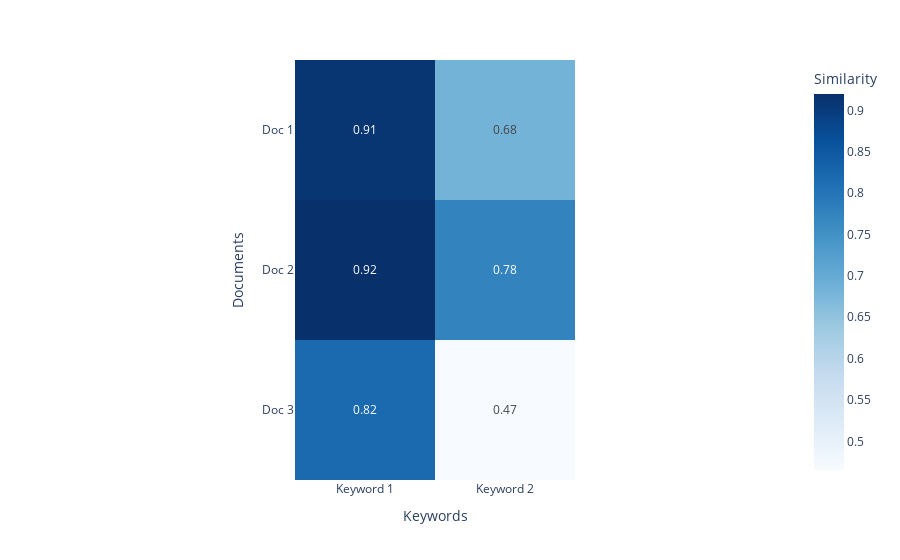

Notebook code for this chart:
### Markdown cell above
# Simple case

### Code cell
import numpy as np
import plotly.express as px
from sklearn.metrics.pairwise import cosine_similarity

# Generate random feature vectors
np.random.seed(42)
A = np.random.rand(3, 5)  # 3 documents, 5 features
B = np.random.rand(2, 5)  # 2 keywords, 5 features

# Compute cosine similarity (3×2 matrix)
sim_matrix = cosine_similarity(A, B)

# Convert matrix to a DataFrame for Plotly
import pandas as pd
df = pd.DataFrame(sim_matrix, 
                  index=[f"Doc {i+1}" for i in range(A.shape[0])], 
                  columns=[f"Keyword {i+1}" for i in range(B.shape[0])])

# Create heatmap with Plotly
fig = px.imshow(df, text_auto=".2f", color_continuous_scale="Blues",
                labels={"x": "Keywords", "y": "Documents", "color": "Similarity"})

# Show the plot
fig.show()

### Figure 1 — Plotly figure (JSON) as saved in the notebook; plotly's stock layout.template omitted (floating-point values rounded to 4 significant figures)
{"data": [{"coloraxis": "coloraxis", "hovertemplate": "Keywords: %{x}<br>Documents: %{y}<br>Similarity: %{z}<extra></extra>", "name": "0", "texttemplate": "%{z:.2f}", "type": "heatmap", "x": ["Keyword 1", "Keyword 2"], "xaxis": "x", "y": ["Doc 1", "Doc 2", "Doc 3"], "yaxis": "y", "z": [[0.9102, 0.6821], [0.92, 0.7751], [0.8201, 0.4653]]}], "layout": {"coloraxis": {"colorbar": {"title": {"text": "Similarity"}}, "colorscale": [[0, "rgb(247,251,255)"], [0.125, "rgb(222,235,247)"], [0.25, "rgb(198,219,239)"], [0.375, "rgb(158,202,225)"], [0.5, "rgb(107,174,214)"], [0.625, "rgb(66,146,198)"], [0.75, "rgb(33,113,181)"], [0.875, "rgb(8,81,156)"], [1, "rgb(8,48,107)"]]}, "margin": {"t": 60}, "xaxis": {"anchor": "y", "constrain": "domain", "domain": [0, 1], "scaleanchor": "y", "title": {"text": "Keywords"}}, "yaxis": {"anchor": "x", "autorange": "reversed", "constrain": "domain", "domain": [0, 1], "title": {"text": "Documents"}}}}
